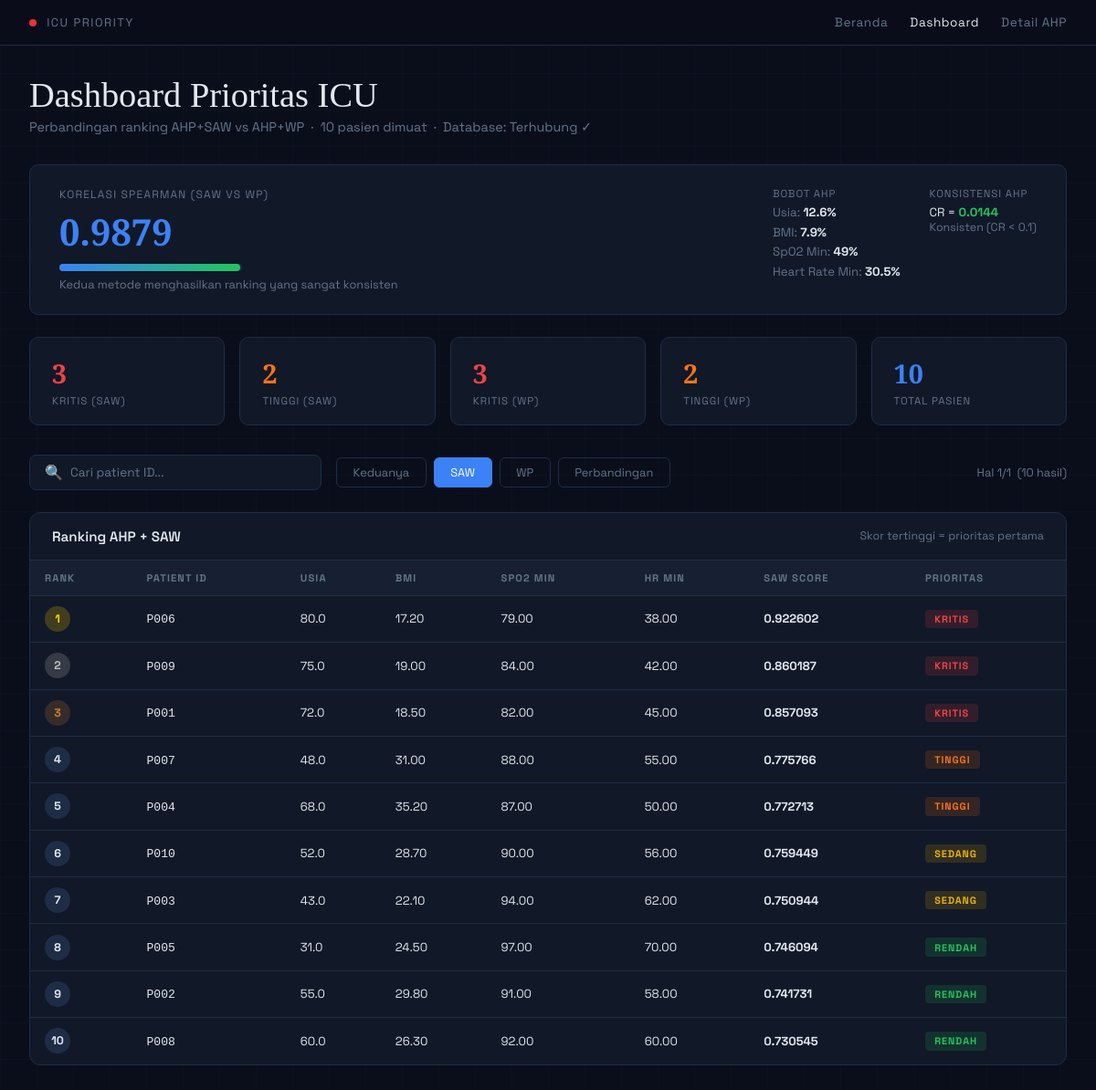
The app's page /dashboard.php?method=saw with its own data.
### tables this page shows
CREATE TABLE IF NOT EXISTS dataset_akumulasi (
    id               INT AUTO_INCREMENT PRIMARY KEY,
    patient_id       VARCHAR(20)   NOT NULL UNIQUE,
    age              DECIMAL(5,1)  DEFAULT NULL COMMENT 'Usia pasien (tahun)',
    bmi              DECIMAL(6,2)  DEFAULT NULL COMMENT 'Body Mass Index',
    d1_spo2_min      DECIMAL(6,2)  DEFAULT NULL COMMENT 'SpO2 minimum hari pertama (%)',
    d1_heartrate_min DECIMAL(7,2)  DEFAULT NULL COMMENT 'Heart rate minimum hari pertama (bpm)',
    created_at       TIMESTAMP DEFAULT CURRENT_TIMESTAMP,
    INDEX idx_patient (patient_id),
    INDEX idx_age     (age),
    INDEX idx_spo2    (d1_spo2_min)
);

### dashboard.php (the view, shortened to what the rows shown need)
<?php
$pdo = null;
try {
    $pdo = new PDO(
        "mysql:host=localhost;dbname=icu_priority;charset=utf8",
        "root", "",
        [PDO::ATTR_ERRMODE => PDO::ERRMODE_EXCEPTION]
    );
} catch (Exception $e) {
    $dbError = $e->getMessage();
}
$method   = $_GET['method'] ?? 'both';
$page     = max(1, (int)($_GET['page'] ?? 1));
$perPage  = (int)($_GET['per_page'] ?? 20);
$search   = trim($_GET['search'] ?? '');
$patients = [];
if ($pdo) {
    try {
        $where = $search ? "WHERE patient_id LIKE :s OR age LIKE :s2" : "";
        $sql   = "SELECT patient_id, age, bmi, d1_spo2_min, d1_heartrate_min
                  FROM dataset_akumulasi
                  $where
                  ORDER BY patient_id
                  LIMIT 200";
        $stmt = $pdo->prepare($sql);
        $stmt->execute();
        $patients = $stmt->fetchAll(PDO::FETCH_ASSOC);
    } catch (Exception $e) {
        $dbError = $e->getMessage();
    }
}
$sawEngine = new SAWEngine($patients);
$sawResults = $sawEngine->calculate();
$totalRows  = count($sawResults);
$totalPages = max(1, ceil($totalRows / $perPage));
$page       = min($page, $totalPages);
$offset     = ($page - 1) * $perPage;
$sawPaged   = array_slice($sawResults, $offset, $perPage);
?>
<!DOCTYPE html>
<html lang="id">
<head>
</head>
<body>
<div class="page">
  <div class="page-header">
    <h1>Dashboard Prioritas ICU</h1>
  </div>
  <?php if ($method === 'both' || $method === 'saw'): ?>
  <div class="card" style="margin-bottom:1.5rem">
    <div class="tbl-wrap">
      <table>
        <thead>
          <tr>
            <th>Rank</th><th>Patient ID</th><th>Usia</th><th>BMI</th>
            <th>SpO2 Min</th><th>HR Min</th><th>SAW Score</th><th>Prioritas</th>
          </tr>
        </thead>
        <tbody>
        <?php foreach ($sawPaged as $r): ?>
          <tr>
            <td>
              <span class="rank-num <?= $r['rank']<=3 ? 'rank-'.$r['rank'] : '' ?>"><?= $r['rank'] ?></span>
            </td>
            <td><code><?= htmlspecialchars($r['patient_id']) ?></code></td>
            <td><?= $r['age'] ?></td>
            <td><?= $r['bmi'] ?></td>
            <td><?= $r['d1_spo2_min'] ?></td>
            <td><?= $r['d1_heartrate_min'] ?></td>
            <td><strong><?= $r['saw_score'] ?></strong></td>
            <td>
              <?php $p = strtolower($r['priority']); ?>
              <span class="badge b-<?= $p ?>"><?= $r['priority'] ?></span>
            </td>
          </tr>
        <?php endforeach; ?>
        </tbody>
      </table>
    </div>
  </div>
  <?php endif; ?>
</div>
</body>
</html>

### records on screen
dataset_akumulasi: rank "1", patient "P006", age "80.0", bmi "17.20", d1_spo2_min "79.00", d1_heartrate_min "38.00", saw_score "0.922602", priority "KRITIS"
dataset_akumulasi: rank "2", patient "P009", age "75.0", bmi "19.00", d1_spo2_min "84.00", d1_heartrate_min "42.00", saw_score "0.860187", priority "KRITIS"
dataset_akumulasi: rank "3", patient "P001", age "72.0", bmi "18.50", d1_spo2_min "82.00", d1_heartrate_min "45.00", saw_score "0.857093", priority "KRITIS"
dataset_akumulasi: rank "4", patient "P007", age "48.0", bmi "31.00", d1_spo2_min "88.00", d1_heartrate_min "55.00", saw_score "0.775766", priority "TINGGI"
dataset_akumulasi: rank "5", patient "P004", age "68.0", bmi "35.20", d1_spo2_min "87.00", d1_heartrate_min "50.00", saw_score "0.772713", priority "TINGGI"
dataset_akumulasi: rank "6", patient "P010", age "52.0", bmi "28.70", d1_spo2_min "90.00", d1_heartrate_min "56.00", saw_score "0.759449", priority "SEDANG"
dataset_akumulasi: rank "7", patient "P003", age "43.0", bmi "22.10", d1_spo2_min "94.00", d1_heartrate_min "62.00", saw_score "0.750944", priority "SEDANG"
dataset_akumulasi: rank "8", patient "P005", age "31.0", bmi "24.50", d1_spo2_min "97.00", d1_heartrate_min "70.00", saw_score "0.746094", priority "RENDAH"
dataset_akumulasi: rank "9", patient "P002", age "55.0", bmi "29.80", d1_spo2_min "91.00", d1_heartrate_min "58.00", saw_score "0.741731", priority "RENDAH"
dataset_akumulasi: rank "10", patient "P008", age "60.0", bmi "26.30", d1_spo2_min "92.00", d1_heartrate_min "60.00", saw_score "0.730545", priority "RENDAH"

### other values on screen
count($patients) "10"
$spearman "0.9879"
$ahpDetail['criteria_labels'][$i] "Usia"
$ahpDetail['weights'][$c]*100 "12.6"
$ahpDetail['criteria_labels'][$i] "BMI"
$ahpDetail['weights'][$c]*100 "7.9"
$ahpDetail['criteria_labels'][$i] "SpO2 Min"
$ahpDetail['weights'][$c]*100 "49"
$ahpDetail['criteria_labels'][$i] "Heart Rate Min"
$ahpDetail['weights'][$c]*100 "30.5"
$ahpDetail['consistency_ratio'] "0.0144"
$sawSummary['by_priority']['KRITIS'] "3"
$sawSummary['by_priority']['TINGGI'] "2"
$wpSummary['by_priority']['KRITIS'] "3"
$wpSummary['by_priority']['TINGGI'] "2"
